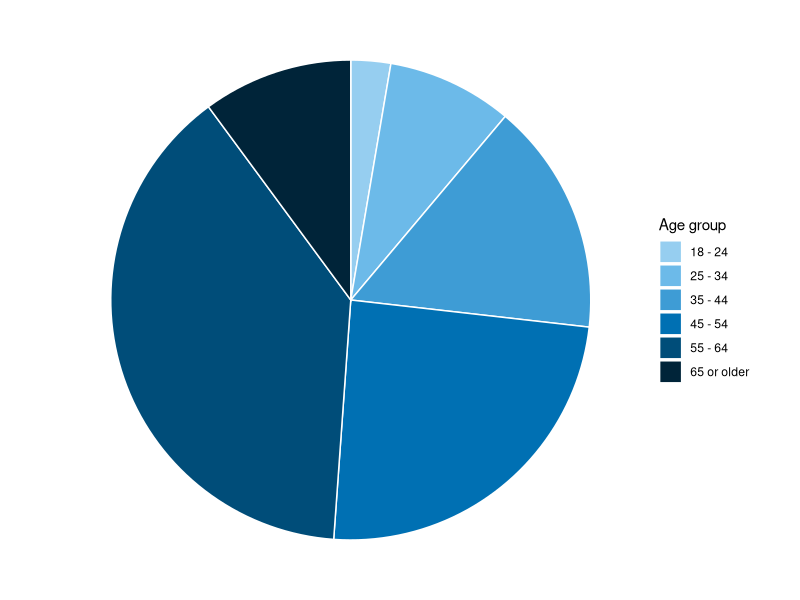

Here is the R script that generated this plot: (Note: this script raises an error after producing the figure.)
library(tidyverse)

# Load data
final_data <- read.csv("Data/data_clean.csv")

anglers <- final_data[,-1]
rownames(anglers) <- final_data[,1]

tac_data <- read.csv("Data/tac_votes.csv")

tac <- tac_data[,-1]
rownames(tac) <- tac_data[,1]


######### * DATA PREPARATION ######### 

### Set factor levels ###

anglers <- anglers %>%
  mutate(LICENSE = factor(LICENSE, levels = c("Saltwater","General","Shoreline","Charter")),
         AGE = factor(AGE, levels = c("18 - 24","25 - 34","35 - 44","45 - 54","55 - 64","65 or older")),
         GENDER = factor(GENDER, levels = c("Male","Female")),
         COUNTY = factor(COUNTY, levels = c("Hillsborough","Manatee","Pasco","Pinellas","Polk","Sarasota","Other")),
         INCOME = factor(INCOME, levels = c("$25,000 or less","$25,001 - $50,000","$50,001 - $75,000","$75,001 - $100,000","$100,000 or more")),
         FREQUENCY = factor(FREQUENCY, levels = c("A few times","About once a month","About once a week","Many times a week")),
         DURATION = factor(DURATION, levels = c("Less than a year","1 - 4 years","5 - 9 years","10 - 19 years","20 years or more")),
         SKILL = factor(SKILL, levels = c("Very poor","Poor","Fair","Good","Excellent")),
         SPECIES_SNOOK = factor(SPECIES_SNOOK, levels = c("Never","Rarely","Sometimes","Often","Always")),
         SPECIES_SEATROUT = factor(SPECIES_SEATROUT, levels = c("Never","Rarely","Sometimes","Often","Always")),
         SPECIES_REDDRUM = factor(SPECIES_REDDRUM, levels = c("Never","Rarely","Sometimes","Often","Always")),
         SPECIES_TARPON = factor(SPECIES_TARPON, levels = c("Never","Rarely","Sometimes","Often","Always")),
         SPECIES_SHEEPSHEAD = factor(SPECIES_SHEEPSHEAD, levels = c("Never","Rarely","Sometimes","Often","Always")),
         SPECIES_SNAPPER = factor(SPECIES_SNAPPER, levels = c("Never","Rarely","Sometimes","Often","Always")),
         SPECIES_GROUPER = factor(SPECIES_GROUPER, levels = c("Never","Rarely","Sometimes","Often","Always")),
         SPECIES_OTHER = factor(SPECIES_OTHER, levels = c("Never","Rarely","Sometimes","Often","Always")),
         HABITAT_SEAGRASS = factor(HABITAT_SEAGRASS, levels = c("Never","Rarely","Sometimes","Often","Always")),
         HABITAT_HARDBTM = factor(HABITAT_HARDBTM, levels = c("Never","Rarely","Sometimes","Often","Always")),
         HABITAT_ARTREEF = factor(HABITAT_ARTREEF, levels = c("Never","Rarely","Sometimes","Often","Always")),
         HABITAT_RIVER = factor(HABITAT_RIVER, levels = c("Never","Rarely","Sometimes","Often","Always")),
         HABITAT_SHORELINE = factor(HABITAT_SHORELINE, levels = c("Never","Rarely","Sometimes","Often","Always")),
         HABITAT_INFRASTR = factor(HABITAT_INFRASTR, levels = c("Never","Rarely","Sometimes","Often","Always")),
         AR_RELIEF = factor(AR_RELIEF, levels = c("Not sure","Low","Moderate","High")),
         AR_SIZE = factor(AR_SIZE, levels = c("Not sure","Small","Medium","Large")),
         AR_DEPTH = factor(AR_DEPTH, levels = c("Not sure","Shallow","Moderate","Deep")),
         AR_COMPLEX = factor(AR_COMPLEX, levels = c("Not sure","Simple","Moderate","Complex")),
         AR_MATERIAL_CONCRETE = factor(AR_MATERIAL_CONCRETE, levels = c("Not sure","Never","Rarely","Sometimes","Often","Always")),
         AR_MATERIAL_PREFAB = factor(AR_MATERIAL_PREFAB, levels = c("Not sure","Never","Rarely","Sometimes","Often","Always")),
         AR_MATERIAL_ROCK = factor(AR_MATERIAL_ROCK, levels = c("Not sure","Never","Rarely","Sometimes","Often","Always")),
         AR_MATERIAL_TIRE = factor(AR_MATERIAL_TIRE, levels = c("Not sure","Never","Rarely","Sometimes","Often","Always")),
         CONCRETE_ATTRACTFISH = factor(CONCRETE_ATTRACTFISH, levels = c("Strongly disagree","Disagree","Somewhat disagree","Somewhat agree","Agree","Strongly agree")),
         CONCRETE_WORSEWQ = factor(CONCRETE_WORSEWQ, levels = c("Strongly disagree","Disagree","Somewhat disagree","Somewhat agree","Agree","Strongly agree")),
         CONCRETE_SEDSTABILIZE = factor(CONCRETE_SEDSTABILIZE, levels = c("Strongly disagree","Disagree","Somewhat disagree","Somewhat agree","Agree","Strongly agree")),
         CONCRETE_DAMAGEHAB = factor(CONCRETE_DAMAGEHAB, levels = c("Strongly disagree","Disagree","Somewhat disagree","Somewhat agree","Agree","Strongly agree")),
         CONCRETE_RESTORETOOL = factor(CONCRETE_RESTORETOOL, levels = c("Strongly disagree","Disagree","Somewhat disagree","Somewhat agree","Agree","Strongly agree")),
         TIRE_ATTRACTFISH = factor(TIRE_ATTRACTFISH, levels = c("Strongly disagree","Disagree","Somewhat disagree","Somewhat agree","Agree","Strongly agree")),
         TIRE_WORSEWQ = factor(TIRE_WORSEWQ, levels = c("Strongly disagree","Disagree","Somewhat disagree","Somewhat agree","Agree","Strongly agree")),
         TIRE_SEDSTABILIZE = factor(TIRE_SEDSTABILIZE, levels = c("Strongly disagree","Disagree","Somewhat disagree","Somewhat agree","Agree","Strongly agree")),
         TIRE_DAMAGEHAB = factor(TIRE_DAMAGEHAB, levels = c("Strongly disagree","Disagree","Somewhat disagree","Somewhat agree","Agree","Strongly agree")),
         TIRE_RESTORETOOL = factor(TIRE_RESTORETOOL, levels = c("Strongly disagree","Disagree","Somewhat disagree","Somewhat agree","Agree","Strongly agree")),
         FUNDING = factor(FUNDING, levels = c("Opposed","Neutral","Supportive")),
         AWARE = factor(AWARE, levels = c("No","Yes"))) %>%
  # Add distinguisher between anglers and TAC members
  mutate(Sample = "Anglers")

# Determine which anglers use tire reefs
anglers <- anglers %>%
  mutate(AR_USER = ifelse(HABITAT_ARTREEF == "Never" | HABITAT_ARTREEF == "Not sure", "Non-user",
                          ifelse(is.na(AR_MATERIAL_TIRE) | AR_MATERIAL_TIRE == "Never" | AR_MATERIAL_TIRE == "Not sure", "Other Reef User", "Tire Reef User"))) %>%
  mutate(AR_USER = factor(AR_USER, levels = c("Non-user","Other Reef User","Tire Reef User")))


######### * SUMMARIES ######### 

AGE <- anglers %>%
  drop_na(AGE) %>%
  group_by(AGE) %>%
  summarise(n = n()) %>%
  mutate(pct = n/sum(n)*100)
plot_AGE <- ggplot(AGE, aes(x = "", y = pct, fill = AGE)) +
  geom_col(color = "white") +
  scale_fill_manual(name = "Age group", values = c("#96CEF0","#6CBAE9","#3E9CD5","#0070B3","#004D79","#002439")) +
  coord_polar(theta = "y", direction = -1) +
  theme_void() +
  theme(
    strip.text = element_text(face = "bold", size = 12))
ggsave(file='C:/Users/bsimm/Dropbox/Tampa Bay Estuary Program/Research/BSS/RESULTS/AGE.svg', plot=plot_AGE, width=175, height=65, units = "mm", bg = "transparent")
write.csv(AGE, file='C:/Users/bsimm/Dropbox/Tampa Bay Estuary Program/Research/BSS/RESULTS/AGE.csv', row.names = FALSE)


GENDER <- anglers %>%
  drop_na(GENDER) %>% 
  group_by(GENDER) %>%
  summarise(n = n()) %>%
  mutate(pct = n/sum(n)*100)
plot_GENDER <- ggplot(GENDER, aes(x = "", y = pct, fill = GENDER)) +
  geom_col(color = "white") +
  scale_fill_manual(name = "Gender", values = c("#004F7E","#02806E")) +
  coord_polar(theta = "y", direction = -1) +
  theme_void() +
  theme(
    strip.text = element_text(face = "bold", size = 12))
ggsave(file='C:/Users/bsimm/Dropbox/Tampa Bay Estuary Program/Research/BSS/RESULTS/GENDER.svg', plot=plot_GENDER, width=175, height=65, units = "mm", bg = "transparent")
write.csv(GENDER, file='C:/Users/bsimm/Dropbox/Tampa Bay Estuary Program/Research/BSS/RESULTS/GENDER.csv', row.names = FALSE)


COUNTY <- anglers %>%
  drop_na(COUNTY) %>% 
  group_by(COUNTY) %>%
  summarise(n = n()) %>%
  mutate(pct = n/sum(n)*100)
plot_COUNTY <- ggplot(COUNTY, aes(x = "", y = pct, fill = COUNTY)) +
  geom_col(color = "white") +
  scale_fill_manual(name = "County", values = c("#02806E","#004F7E","#5C524F","#DC9E00","#962C14","#653682","#000000")) +
  coord_polar(theta = "y", direction = -1) +
  theme_void() +
  theme(
    strip.text = element_text(face = "bold", size = 12))
ggsave(file='C:/Users/bsimm/Dropbox/Tampa Bay Estuary Program/Research/BSS/RESULTS/COUNTY.svg', plot=plot_COUNTY, width=175, height=65, units = "mm", bg = "transparent")
write.csv(COUNTY, file='C:/Users/bsimm/Dropbox/Tampa Bay Estuary Program/Research/BSS/RESULTS/COUNTY.csv', row.names = FALSE)


FREQUENCY <- anglers %>%
  drop_na(FREQUENCY) %>% 
  group_by(FREQUENCY) %>%
  summarise(n = n()) %>%
  mutate(pct = n/sum(n)*100)
plot_FREQUENCY <- ggplot(FREQUENCY, aes(x = "", y = pct, fill = FREQUENCY)) +
  geom_col(color = "white") +
  scale_fill_manual(name = "Annual Fishing Frequency", values = c("#96CEF0","#3E9CD5","#004D79","#002439")) +
  coord_polar(theta = "y", direction = -1) +
  theme_void() +
  theme(
    strip.text = element_text(face = "bold", size = 12))
ggsave(file='C:/Users/bsimm/Dropbox/Tampa Bay Estuary Program/Research/BSS/RESULTS/FREQUENCY.svg', plot=plot_SEASONALITY, width=175, height=65, units = "mm", bg = "transparent")
write.csv(FREQUENCY, file='C:/Users/bsimm/Dropbox/Tampa Bay Estuary Program/Research/BSS/RESULTS/FREQUENCY.csv', row.names = FALSE)


DURATION <- anglers %>%
  drop_na(DURATION) %>%
  group_by(DURATION) %>%
  summarise(n = n()) %>%
  mutate(pct = n/sum(n)*100)
plot_DURATION <- ggplot(DURATION, aes(x = "", y = pct, fill = DURATION)) +
  geom_col(color = "white") +
  scale_fill_manual(name = "Fishing Experience in Tampa Bay", values = c("#96CEF0","#3E9CD5","#0070B3","#004D79","#002439")) +
  coord_polar(theta = "y", direction = -1) +
  theme_void() +
  theme(
    strip.text = element_text(face = "bold", size = 12))
ggsave(file='C:/Users/bsimm/Dropbox/Tampa Bay Estuary Program/Research/BSS/RESULTS/DURATION.svg', plot=plot_DURATION, width=175, height=65, units = "mm", bg = "transparent")
write.csv(DURATION, file='C:/Users/bsimm/Dropbox/Tampa Bay Estuary Program/Research/BSS/RESULTS/DURATION.csv', row.names = FALSE)


SKILL <- anglers %>%
  drop_na(SKILL) %>%
  group_by(SKILL) %>%
  summarise(n = n()) %>%
  mutate(pct = n/sum(n)*100)
plot_SKILL <- ggplot(SKILL, aes(x = "", y = pct, fill = SKILL)) +
  geom_col(color = "white") +
  scale_fill_manual(name = "Skill at Fishing\n(self-assessed)", values = c("#96CEF0","#3E9CD5","#0070B3","#004D79","#002439")) +
  coord_polar(theta = "y", direction = -1) +
  theme_void() +
  theme(
    strip.text = element_text(face = "bold", size = 12))
ggsave(file='C:/Users/bsimm/Dropbox/Tampa Bay Estuary Program/Research/BSS/RESULTS/SKILL.svg', plot=plot_SKILL, width=175, height=65, units = "mm", bg = "transparent")
write.csv(SKILL, file='C:/Users/bsimm/Dropbox/Tampa Bay Estuary Program/Research/BSS/RESULTS/SKILL.csv', row.names = FALSE)


AWARE <- anglers %>%
  drop_na(AWARE) %>% 
  group_by(AWARE) %>%
  summarise(n = n()) %>%
  mutate(pct = n/sum(n)*100)
plot_AWARE <- ggplot(AWARE, aes(x = "", y = pct, fill = AWARE)) +
  geom_col(color = "white") +
  scale_fill_manual(name = "Awareness of Planned Tire Reef\nRemoval by Pinellas County", values = c("#004F7E","#02806E")) +
  coord_polar(theta = "y", direction = -1) +
  theme_void() +
  theme(
    strip.text = element_text(face = "bold", size = 12))
ggsave(file='C:/Users/bsimm/Dropbox/Tampa Bay Estuary Program/Research/BSS/RESULTS/AWARE.svg', plot=plot_AWARE, width=175, height=65, units = "mm", bg = "transparent")
write.csv(AWARE, file='C:/Users/bsimm/Dropbox/Tampa Bay Estuary Program/Research/BSS/RESULTS/AWARE.csv', row.names = FALSE)

FUNDING <- anglers %>%
  drop_na(FUNDING) %>% 
  group_by(FUNDING) %>%
  summarise(n = n()) %>%
  mutate(pct = n/sum(n)*100)
plot_FUNDING <- ggplot(FUNDING, aes(x = "", y = pct, fill = FUNDING)) +
  geom_col(color = "white") +
  scale_fill_manual(name = "Using Public Funds for\nArtificial Reef Management", values = c("#962C14","#DC9E00","#004F7E")) +
  coord_polar(theta = "y", direction = -1) +
  theme_void() +
  theme(
    strip.text = element_text(face = "bold", size = 12))
ggsave(file='C:/Users/bsimm/Dropbox/Tampa Bay Estuary Program/Research/BSS/RESULTS/FUNDING.svg', plot=plot_FUNDING, width=175, height=65, units = "mm", bg = "transparent")
write.csv(FUNDING, file='C:/Users/bsimm/Dropbox/Tampa Bay Estuary Program/Research/BSS/RESULTS/FUNDING.csv', row.names = FALSE)



REASONS <- anglers %>%
  select(REASON_FUN:REASON_OTHER) %>%
  pivot_longer(cols = starts_with("REASON_"),
               names_to = "REASON",
               names_prefix = "REASON_",
               values_to = "SELECTION") %>%
  mutate(REASON = factor(REASON, levels = c("FUN","FOOD","SELL","CHARTER","OTHER"))) %>%
  group_by(REASON) %>%
  summarise(Count = sum(SELECTION == 1, na.rm = TRUE), 
            .groups = "drop") %>%
  mutate(pct = Count/485*100)
plot_REASONS <- ggplot(REASONS, aes(x = REASON, y = pct)) +
  geom_bar(stat="identity", fill = "#5C524F") +
  ylim(0,100) + 
  scale_x_discrete(labels = c(
    "FUN" = "Fishing for\nfun or sport",
    "FOOD" = "Fishing for\ntheir own food",
    "SELL" = "Fishing for\nfood to sell",
    "CHARTER" = "Providing chartered\nfishing trips",
    "OTHER" = "Some other\nreason")) +
  labs(x = "Typical Reason(s) for Fishing", y = "Anglers (%)") +
  theme_classic() +
  theme(axis.title = element_text(face = "bold"),
        axis.title.x = element_text(margin = margin(t = 11)),
        axis.title.y = element_text(margin = margin(r = 9)),
        panel.background = element_rect(fill = "transparent"),
        plot.background = element_rect(fill = "transparent", color = NA),
        legend.background = element_rect(fill = "transparent", color = NA),
        legend.box.background = element_rect(fill = "transparent", color = NA))
ggsave(file='C:/Users/bsimm/Dropbox/Tampa Bay Estuary Program/Research/BSS/RESULTS/REASONS.svg', plot=plot_REASONS, width=170, height=100, units = "mm", bg = "transparent")
write.csv(REASONS, file='C:/Users/bsimm/Dropbox/Tampa Bay Estuary Program/Research/BSS/RESULTS/REASONS.csv', row.names = FALSE)


HABITATS <- anglers %>%
  select(HABITAT_SEAGRASS:HABITAT_INFRASTR) %>%
  pivot_longer(cols = starts_with("HABITAT_"),
               names_to = "HABITAT",
               names_prefix = "HABITAT_",
               values_to = "SELECTION") %>%
  mutate(HABITAT = factor(HABITAT, levels = c("SEAGRASS","HARDBTM","ARTREEF","SHORELINE","RIVER","INFRASTR"))) %>%
  mutate(SELECTION = factor(SELECTION, levels = c("Always","Often","Sometimes","Rarely","Never"))) %>%
  group_by(HABITAT, SELECTION) %>%
  summarise(Count = n()) %>%
  mutate(pct = Count/sum(Count)*100)
plot_HABITATS <- ggplot(HABITATS, aes(x=HABITAT, y=pct, fill=SELECTION)) +
  geom_bar(stat = "identity", position = "stack") +
  geom_col(color = "white") +
  scale_fill_manual(name = "Frequency of Use", values = c("Never" = "#96CEF0",
                                                   "Rarely" = "#3E9CD5",
                                                   "Sometimes" = "#0070B3",
                                                   "Often" = "#004D79",
                                                   "Always" = "#002439")) +
  xlab("Fishing Habitat") +
  ylab("Anglers (%)") +
  scale_x_discrete(labels = c(
    "SEAGRASS" = "Seagrass bed",
    "HARDBTM" = "Natural hard bottom\n(ledge, reef, sponge)",
    "ARTREEF" = "Artificial reef\n(concrete, rock, reef ball)",
    "SHORELINE" = "Natural shoreline\n(beach, mangrove, marsh)",
    "RIVER" = "River or creek",
    "INFRASTR" = "Exposed infrastructure\n(bridge, dock, pier)")) +
  theme_classic() +
  theme(axis.title = element_text(face = "bold"),
        axis.title.x = element_text(margin = margin(t = 11)),
        axis.title.y = element_text(margin = margin(r = 9)),
        panel.background = element_rect(fill = "transparent"),
        plot.background = element_rect(fill = "transparent", color = NA),
        legend.background = element_rect(fill = "transparent", color = NA),
        legend.box.background = element_rect(fill = "transparent", color = NA))
ggsave(file='C:/Users/bsimm/Dropbox/Tampa Bay Estuary Program/Research/BSS/RESULTS/REASONS.svg', plot=plot_REASONS, width=170, height=100, units = "mm", bg = "transparent")
write.csv(REASONS, file='C:/Users/bsimm/Dropbox/Tampa Bay Estuary Program/Research/BSS/RESULTS/REASONS.csv', row.names = FALSE)

REEFS <- anglers %>%
  select(AR_MATERIAL_CONCRETE:AR_MATERIAL_TIRE) %>%
  filter(!is.na(AR_MATERIAL_CONCRETE)) %>%
  pivot_longer(cols = starts_with("AR_MATERIAL_"),
               names_to = "AR_MATERIAL",
               names_prefix = "AR_MATERIAL_",
               values_to = "SELECTION") %>%
  mutate(AR_MATERIAL = factor(AR_MATERIAL, levels = c("ROCK","CONCRETE","PREFAB","TIRE"))) %>%
  mutate(SELECTION = factor(SELECTION, levels = c("Always","Often","Sometimes","Rarely","Never","Not sure"))) %>%
  group_by(AR_MATERIAL, SELECTION) %>%
  summarise(Count = n()) %>%
  mutate(pct = Count/sum(Count)*100)
plot_REEFS <- ggplot(REEFS, aes(x=AR_MATERIAL, y=pct, fill=SELECTION)) +
  geom_bar(stat = "identity", position = "stack") +
  geom_col(color = "white") +
  scale_fill_manual(name = "Frequency of Use", values = c("Not sure" = "#AFAFAF",
                                                          "Never" = "#96CEF0",
                                                          "Rarely" = "#3E9CD5",
                                                          "Sometimes" = "#0070B3",
                                                          "Often" = "#004D79",
                                                          "Always" = "#002439")) +
  xlab("Artificial Reef Material") +
  ylab("Anglers (%)") +
  scale_x_discrete(labels = c(
    "ROCK" = "Rocks",
    "CONCRETE" = "Concrete",
    "PREFAB" = "Prefabricated\n modules",
    "TIRE" = "Tires")) +
  theme_classic() +
  theme(axis.title = element_text(face = "bold"),
        axis.title.x = element_text(margin = margin(t = 11)),
        axis.title.y = element_text(margin = margin(r = 9)),
        panel.background = element_rect(fill = "transparent"),
        plot.background = element_rect(fill = "transparent", color = NA),
        legend.background = element_rect(fill = "transparent", color = NA),
        legend.box.background = element_rect(fill = "transparent", color = NA))
ggsave(file='C:/Users/bsimm/Dropbox/Tampa Bay Estuary Program/Research/BSS/RESULTS/REASONS.svg', plot=plot_REASONS, width=170, height=100, units = "mm", bg = "transparent")
write.csv(REASONS, file='C:/Users/bsimm/Dropbox/Tampa Bay Estuary Program/Research/BSS/RESULTS/REASONS.csv', row.names = FALSE)


AR_USER <- anglers %>%
  drop_na(AR_USER) %>% 
  group_by(AR_USER) %>%
  summarise(n = n()) %>%
  mutate(pct = n/sum(n)*100)
plot_AR_USER <- ggplot(AR_USER, aes(x = "", y = pct, fill = AR_USER)) +
  geom_col(color = "white") +
  scale_fill_manual(name = "Artificial Reef Use", values = c("#5C524F","#004F7E","#02806E")) +
  coord_polar(theta = "y", direction = -1) +
  theme_void() +
  theme(
    strip.text = element_text(face = "bold", size = 12))
ggsave(file='C:/Users/bsimm/Dropbox/Tampa Bay Estuary Program/Research/BSS/RESULTS/AR_USER.svg', plot=plot_AR_USER, width=175, height=65, units = "mm", bg = "transparent")
write.csv(AR_USER, file='C:/Users/bsimm/Dropbox/Tampa Bay Estuary Program/Research/BSS/RESULTS/AR_USER.csv', row.names = FALSE)



######### * TIRE REEF MANAGEMENT ACTIONS ######### 


# Reshape
anglers_long <- anglers %>%
  pivot_longer(cols = starts_with("ACTION_"),
               names_to = "ACTION",
               names_prefix = "ACTION_",
               values_to = "SUPPORT") %>%
  mutate(ACTION = factor(ACTION, levels = c("MONITOR","STABILIZE","COVER","REMOVEPART","REMOVEALL")))

action_means_all <- anglers_long %>%
  group_by(ACTION) %>%
  summarise(
    mean = mean(SUPPORT, na.rm = TRUE),
    sd = sd(SUPPORT, na.rm = TRUE),
    .groups = "drop")
action_means_users <- anglers_long %>%
  group_by(AR_USER, ACTION) %>%
  summarise(
    mean = mean(SUPPORT, na.rm = TRUE),
    sd = sd(SUPPORT, na.rm = TRUE),
    .groups = "drop")


tac_long <- tac %>%
  pivot_longer(cols = starts_with("ACTION_"),
               names_to = "ACTION",
               names_prefix = "ACTION_",
               values_to = "SUPPORT") %>%
  mutate(ACTION = factor(ACTION, levels = c("MONITOR","STABILIZE","COVER","REMOVEPART","REMOVEALL")))

action_means_tac <- tac_long %>%
  group_by(ACTION) %>%
  summarise(
    mean = mean(SUPPORT, na.rm = TRUE),
    sd = sd(SUPPORT, na.rm = TRUE),
    .groups = "drop")


merged_long <- bind_rows(anglers_long %>% select(Sample, ACTION, SUPPORT), tac_long %>% select(Sample, ACTION, SUPPORT))


#write.csv(action_means, file='C:/Users/bsimm/Dropbox/Tampa Bay Estuary Program/Research/Angler Preferences/Results/action_means.csv', row.names = FALSE)

# Boxplots (All)
ggplot(anglers_long, aes(x = ACTION, y = SUPPORT)) +
  geom_rect(aes(xmin = -Inf, xmax = Inf, ymin = 4, ymax = 6),inherit.aes = FALSE,fill = "grey90",alpha = 0.1) +
  geom_boxplot(width = 0.7, outlier.shape = NA, fill = "#5C524F", color = "#5C524F", alpha = 0.6) +  # hide outliers for cleaner look
  geom_hline(yintercept = 5, linetype = "solid", color = "black") +
  scale_y_continuous(limits = c(0, 10), breaks = seq(0, 10, by = 2)) +
  scale_x_discrete(labels = c(
    "MONITOR" = "No action,\njust monitor",
    "STABILIZE" = "Stabilize\nperimeter",
    "COVER" = "Cover with\nrock or concrete",
    "REMOVEPART" = "Remove some\nof the tires",
    "REMOVEALL" = "Remove all\nof the tires")) +
  labs(x = "Proposed Management Action", y = "Level of Support") +
  theme_classic() +
  theme(axis.title = element_text(face = "bold"),
        axis.title.x = element_text(margin = margin(t = 11)),
        axis.title.y = element_text(margin = margin(r = 9)),
        panel.background = element_rect(fill = "transparent"),
        plot.background = element_rect(fill = "transparent", color = NA),
        legend.background = element_rect(fill = "transparent", color = NA),
        legend.box.background = element_rect(fill = "transparent", color = NA))
# Boxplots (TAC)
ggplot(tac_long, aes(x = ACTION, y = SUPPORT)) +
  #geom_rect(aes(xmin = -Inf, xmax = Inf, ymin = 4.5, ymax = 6.5),inherit.aes = FALSE,fill = "grey90",alpha = 0.1) +
  geom_boxplot(width = 0.7, outlier.shape = NA, fill = "#5C524F", color = "#5C524F", alpha = 0.6) +  # hide outliers for cleaner look
  #geom_hline(yintercept = 5.5, linetype = "solid", color = "black") +
  scale_y_continuous(limits = c(1, 10), breaks = seq(1, 10, by = 1)) +
  scale_x_discrete(labels = c(
    "MONITOR" = "No action,\njust monitor",
    "STABILIZE" = "Stabilize\nperimeter",
    "COVER" = "Cover with\nrock or concrete",
    "REMOVEPART" = "Remove some\nof the tires",
    "REMOVEALL" = "Remove all\nof the tires")) +
  labs(x = "Proposed Management Action", y = "Level of Support") +
  theme_classic() +
  theme(axis.title = element_text(face = "bold"),
        axis.title.x = element_text(margin = margin(t = 11)),
        axis.title.y = element_text(margin = margin(r = 9)),
        panel.background = element_rect(fill = "transparent"),
        plot.background = element_rect(fill = "transparent", color = NA),
        legend.background = element_rect(fill = "transparent", color = NA),
        legend.box.background = element_rect(fill = "transparent", color = NA))
# Boxplots (By Sample)
ggplot(merged_long, aes(x = ACTION, y = SUPPORT, fill = Sample, color = Sample)) +
  geom_rect(aes(xmin = -Inf, xmax = Inf, ymin = 4, ymax = 6),inherit.aes = FALSE,fill = "grey90",alpha = 0.1) +
  geom_boxplot(width = 0.7, outlier.shape = NA, alpha = 0.6) +  # hide outliers for cleaner look
  geom_hline(yintercept = 5, linetype = "solid", color = "black") +
  scale_fill_manual(name = "Sample", values = c("#004F7E", "#5C524F")) +
  scale_color_manual(name = "Sample", values = c("#004F7E", "#5C524F")) +
  scale_y_continuous(limits = c(0, 10), breaks = seq(0, 10, by = 2)) +
  scale_x_discrete(labels = c(
    "MONITOR" = "No action,\njust monitor",
    "STABILIZE" = "Stabilize\nperimeter",
    "COVER" = "Cover with\nrock or concrete",
    "REMOVEPART" = "Remove some\nof the tires",
    "REMOVEALL" = "Remove all\nof the tires")) +
  labs(x = "Proposed Management Action", y = "Level of Support") +
  theme_classic() +
  theme(axis.title = element_text(face = "bold"),
        axis.title.x = element_text(margin = margin(t = 11)),
        axis.title.y = element_text(margin = margin(r = 9)),
        panel.background = element_rect(fill = "transparent"),
        plot.background = element_rect(fill = "transparent", color = NA),
        legend.background = element_rect(fill = "transparent", color = NA),
        legend.box.background = element_rect(fill = "transparent", color = NA))
# Boxplots (By Users)
ggplot(anglers_long, aes(x = ACTION, y = SUPPORT, fill = AR_USER, color = AR_USER)) +
  geom_rect(aes(xmin = -Inf, xmax = Inf, ymin = 4, ymax = 6),inherit.aes = FALSE,fill = "grey90",alpha = 0.1) +
  geom_boxplot(width = 0.7, outlier.shape = NA, alpha = 0.6) +  # hide outliers for cleaner look
  geom_hline(yintercept = 5, linetype = "solid", color = "black") +
  scale_fill_manual(name = "Artificial Reef Use", values = c("#5C524F", "#004F7E", "#00806E")) +
  scale_color_manual(name = "Artificial Reef Use", values = c("#5C524F", "#004F7E", "#00806E")) +
  scale_y_continuous(limits = c(0, 10), breaks = seq(0, 10, by = 2)) +
  scale_x_discrete(labels = c(
    "MONITOR" = "No action,\njust monitor",
    "STABILIZE" = "Stabilize\nperimeter",
    "COVER" = "Cover with\nrock or concrete",
    "REMOVEPART" = "Remove some\nof the tires",
    "REMOVEALL" = "Remove all\nof the tires")) +
  labs(x = "Proposed Management Action", y = "Level of Support") +
  theme_classic() +
  theme(axis.title = element_text(face = "bold"),
        axis.title.x = element_text(margin = margin(t = 11)),
        axis.title.y = element_text(margin = margin(r = 9)),
        panel.background = element_rect(fill = "transparent"),
        plot.background = element_rect(fill = "transparent", color = NA),
        legend.background = element_rect(fill = "transparent", color = NA),
        legend.box.background = element_rect(fill = "transparent", color = NA))
# Boxplots (By Funding Support)
ggplot(anglers_long, aes(x = ACTION, y = SUPPORT, fill = FUNDING, color = FUNDING)) +
  geom_rect(aes(xmin = -Inf, xmax = Inf, ymin = 4, ymax = 6),inherit.aes = FALSE,fill = "grey90",alpha = 0.1) +
  geom_boxplot(width = 0.7, outlier.shape = NA, alpha = 0.6) +  # hide outliers for cleaner look
  geom_hline(yintercept = 5, linetype = "solid", color = "black") +
  scale_fill_manual(name = "Use of Public Funds for\nArtificial Reef Management", values = c("#962C14", "#DC9E00", "#004F7E")) +
  scale_color_manual(name = "Use of Public Funds for\nArtificial Reef Management", values = c("#962C14", "#DC9E00", "#004F7E")) +
  scale_y_continuous(limits = c(0, 10), breaks = seq(0, 10, by = 2)) +
  scale_x_discrete(labels = c(
    "MONITOR" = "No action,\njust monitor",
    "STABILIZE" = "Stabilize\nperimeter",
    "COVER" = "Cover with\nrock or concrete",
    "REMOVEPART" = "Remove some\nof the tires",
    "REMOVEALL" = "Remove all\nof the tires")) +
  labs(x = "Proposed Management Action", y = "Level of Support") +
  theme_classic() +
  theme(axis.title = element_text(face = "bold"),
        axis.title.x = element_text(margin = margin(t = 11)),
        axis.title.y = element_text(margin = margin(r = 9)),
        panel.background = element_rect(fill = "transparent"),
        plot.background = element_rect(fill = "transparent", color = NA),
        legend.background = element_rect(fill = "transparent", color = NA),
        legend.box.background = element_rect(fill = "transparent", color = NA))
# Boxplots (By Frequency)
ggplot(anglers_long, aes(x = ACTION, y = SUPPORT, fill = FREQUENCY, color = FREQUENCY)) +
  geom_rect(aes(xmin = -Inf, xmax = Inf, ymin = 4, ymax = 6),inherit.aes = FALSE,fill = "grey90",alpha = 0.1) +
  geom_boxplot(width = 0.7, outlier.shape = NA, alpha = 0.6) +  # hide outliers for cleaner look
  geom_hline(yintercept = 5, linetype = "solid", color = "black") +
  scale_fill_manual(name = "Annual Fishing Frequency", values = c("#96CEF0", "#3E9CD5", "#004D79","#002439")) +
  scale_color_manual(name = "Annual Fishing Frequency", values = c("#96CEF0", "#3E9CD5", "#004D79","#002439")) +
  scale_y_continuous(limits = c(0, 10), breaks = seq(0, 10, by = 2)) +
  scale_x_discrete(labels = c(
    "MONITOR" = "No action,\njust monitor",
    "STABILIZE" = "Stabilize\nperimeter",
    "COVER" = "Cover with\nrock or concrete",
    "REMOVEPART" = "Remove some\nof the tires",
    "REMOVEALL" = "Remove all\nof the tires")) +
  labs(x = "Proposed Management Action", y = "Level of Support") +
  theme_classic() +
  theme(axis.title = element_text(face = "bold"),
        axis.title.x = element_text(margin = margin(t = 11)),
        axis.title.y = element_text(margin = margin(r = 9)),
        panel.background = element_rect(fill = "transparent"),
        plot.background = element_rect(fill = "transparent", color = NA),
        legend.background = element_rect(fill = "transparent", color = NA),
        legend.box.background = element_rect(fill = "transparent", color = NA))
# Boxplots (By Duration)
ggplot(anglers_long %>%
         # Reclassify groups
         mutate(DURATION = as.character(DURATION)) %>%
         mutate(DURATIONred = ifelse(is.na(DURATION), NA,
                                     ifelse(DURATION == "Less than a year", "Less than 5 years",
                                            ifelse(DURATION == "1 - 4 years", "Less than 5 years", DURATION)))) %>%
         mutate(DURATIONred = factor(DURATIONred, levels = c("Less than 5 years","5 - 9 years","10 - 19 years","20 years or more"))), 
       aes(x = ACTION, y = SUPPORT, fill = DURATIONred, color = DURATIONred)) +
  geom_rect(aes(xmin = -Inf, xmax = Inf, ymin = 4, ymax = 6),inherit.aes = FALSE,fill = "grey90",alpha = 0.1) +
  geom_boxplot(width = 0.7, outlier.shape = NA, alpha = 0.6) +  # hide outliers for cleaner look
  geom_hline(yintercept = 5, linetype = "solid", color = "black") +
  scale_fill_manual(name = "Fishing Experience", values = c("#96CEF0", "#3E9CD5", "#004D79","#002439")) +
  scale_color_manual(name = "Fishing Experience", values = c("#96CEF0", "#3E9CD5", "#004D79","#002439")) +
  scale_y_continuous(limits = c(0, 10), breaks = seq(0, 10, by = 2)) +
  scale_x_discrete(labels = c(
    "MONITOR" = "No action,\njust monitor",
    "STABILIZE" = "Stabilize\nperimeter",
    "COVER" = "Cover with\nrock or concrete",
    "REMOVEPART" = "Remove some\nof the tires",
    "REMOVEALL" = "Remove all\nof the tires")) +
  labs(x = "Proposed Management Action", y = "Level of Support") +
  theme_classic() +
  theme(axis.title = element_text(face = "bold"),
        axis.title.x = element_text(margin = margin(t = 11)),
        axis.title.y = element_text(margin = margin(r = 9)),
        panel.background = element_rect(fill = "transparent"),
        plot.background = element_rect(fill = "transparent", color = NA),
        legend.background = element_rect(fill = "transparent", color = NA),
        legend.box.background = element_rect(fill = "transparent", color = NA))
#ggsave(file='C:/Users/bsimm/Dropbox/Tampa Bay Estuary Program/Research/BSS/RESULTS/SHORE_DESIRE.svg', plot=plot_SHORE_DESIRE, width=200, height=125, units = "mm", bg = "transparent")


######### * SPATIAL DISTRIBUTION ######### 

### MAP ANGLER PRESENCE ###

# Identify Support/Opposition of Complete Tire Removal
anglers <- anglers %>%
  mutate(REMOVEALL_CAT = ifelse(ACTION_REMOVEALL <= 4, "Oppose",
                                 ifelse(ACTION_REMOVEALL >= 6, "Support", "Neutral")))

# Reshape
zones_long <- anglers %>%
  pivot_longer(cols = starts_with("ZONE_"),
               names_to = "ZONE",
               names_prefix = "ZONE_",
               values_to = "PRESENCE") %>%
  mutate(ZONE = as.integer(ZONE))

# All anglers (n = 485)
zones <- zones_long %>%
  group_by(ZONE) %>%
  summarise(
    anglers = sum(PRESENCE)) %>%
  mutate(pct = round(anglers/485*100, digits = 0))

# Artificial reef anglers (n = 402)
zones_AR <- zones_long %>%
  filter(AR_USER != "Non-user") %>%
  group_by(ZONE) %>%
  summarise(
    AR_anglers = sum(PRESENCE)) %>%
  mutate(AR_pct = round(AR_anglers/402*100, digits = 0))

# Tire reef anglers (n = 71)
zones_tire <- zones_long %>%
  filter(AR_USER == "Tire Reef User") %>%
  group_by(ZONE) %>%
  summarise(
    tire_anglers = sum(PRESENCE)) %>%
  mutate(tire_pct = round(tire_anglers/71*100, digits = 0))

# Complete Removal Opposition (n = 130)
zones_oppose <- zones_long %>%
  filter(REMOVEALL_CAT == "Oppose") %>%
  group_by(ZONE) %>%
  summarise(
    oppose_anglers = sum(PRESENCE)) %>%
  mutate(oppose_pct = round(oppose_anglers/130*100, digits = 0))

# Complete Removal Support (n = 263)
zones_support <- zones_long %>%
  filter(REMOVEALL_CAT == "Support") %>%
  group_by(ZONE) %>%
  summarise(
    support_anglers = sum(PRESENCE)) %>%
  mutate(support_pct = round(support_anglers/263*100, digits = 0))

# Combine
zones <- zones %>%
  left_join(zones_AR, by = "ZONE") %>%
  left_join(zones_tire, by = "ZONE") %>%
  left_join(zones_support, by = "ZONE") %>%
  left_join(zones_oppose, by = "ZONE") %>%
  mutate(pct_group = ifelse(pct < 10, 1,
                            ifelse(pct >= 10 & pct < 20, 2,
                                   ifelse(pct >= 20 & pct < 30, 3,
                                          ifelse(pct >= 30 & pct < 40, 4,
                                                 ifelse(pct >= 40 & pct < 50, 5,
                                                        ifelse(pct >= 50 & pct < 60, 6, 7)))))),
         tire_pct_group = ifelse(tire_pct < 10, 1,
                            ifelse(tire_pct >= 10 & tire_pct < 20, 2,
                                   ifelse(tire_pct >= 20 & tire_pct < 30, 3,
                                          ifelse(tire_pct >= 30 & tire_pct < 40, 4,
                                                 ifelse(tire_pct >= 40 & tire_pct < 50, 5,
                                                        ifelse(tire_pct >= 50 & tire_pct < 60, 6, 7)))))),
         support_pct_group = ifelse(support_pct < 10, 1,
                                 ifelse(support_pct >= 10 & support_pct < 20, 2,
                                        ifelse(support_pct >= 20 & support_pct < 30, 3,
                                               ifelse(support_pct >= 30 & support_pct < 40, 4,
                                                      ifelse(support_pct >= 40 & support_pct < 50, 5,
                                                             ifelse(support_pct >= 50 & support_pct < 60, 6, 7)))))),
         oppose_pct_group = ifelse(oppose_pct < 10, 1,
                                 ifelse(oppose_pct >= 10 & oppose_pct < 20, 2,
                                        ifelse(oppose_pct >= 20 & oppose_pct < 30, 3,
                                               ifelse(oppose_pct >= 30 & oppose_pct < 40, 4,
                                                      ifelse(oppose_pct >= 40 & oppose_pct < 50, 5,
                                                             ifelse(oppose_pct >= 50 & oppose_pct < 60, 6, 7)))))))
         
write.csv(zones, file='C:/Users/bsimm/Dropbox/Tampa Bay Estuary Program/Research/Angler Preferences/Results/zones.csv', row.names = FALSE)


### MAP SUPPORT FOR COMPLETE REMOVAL ###

# Keep only zones that a person selected
zones_present <- zones_long %>%
  filter(PRESENCE == 1)

# Calculate average support for complete removal by zone
zone_means_all <- zones_present %>%
  group_by(ZONE) %>%
  summarise(
    median = median(ACTION_REMOVEALL, na.rm = TRUE),
    mean = mean(ACTION_REMOVEALL, na.rm = TRUE),
    sd = sd(ACTION_REMOVEALL, na.rm = TRUE),
    .groups = "drop")

write.csv(zone_means_all, file='C:/Users/bsimm/Dropbox/Tampa Bay Estuary Program/Research/Angler Preferences/Results/zones_medians.csv', row.names = FALSE)


zone_means_allpart <- zones_present %>%
  group_by(ZONE) %>%
  summarise(
    median = median(ACTION_REMOVEPART, na.rm = TRUE),
    mean = mean(ACTION_REMOVEPART, na.rm = TRUE),
    sd = sd(ACTION_REMOVEPART, na.rm = TRUE),
    .groups = "drop")


zone_means_allstabilize <- zones_present %>%
  group_by(ZONE) %>%
  summarise(
    median = median(ACTION_STABILIZE, na.rm = TRUE),
    mean = mean(ACTION_STABILIZE, na.rm = TRUE),
    sd = sd(ACTION_STABILIZE, na.rm = TRUE),
    .groups = "drop")



######### * PERCEPTIONS OF TIRE REEFS ######### 

PERCEPTIONS_TIRES <- anglers %>%
  select(TIRE_ATTRACTFISH:TIRE_RESTORETOOL) %>%
  pivot_longer(cols = starts_with("TIRE_"),
               names_to = "ASPECT",
               names_prefix = "TIRE_",
               values_to = "AGREEMENT") %>%
  group_by(ASPECT, AGREEMENT) %>%
  summarise(n = n()) %>%
  mutate(pct = n/sum(n)*100)  %>%
  mutate(ASPECT = factor(ASPECT, levels = c("WORSEWQ","DAMAGEHAB","ATTRACTFISH","SEDSTABILIZE","RESTORETOOL")),
         AGREEMENT = factor(AGREEMENT, levels = c("Strongly agree","Agree","Somewhat agree","Somewhat disagree","Disagree","Strongly disagree")))
plot_PERCEPTIONS_TIRES <- ggplot(PERCEPTIONS_TIRES, aes(x=ASPECT, y=pct, fill=AGREEMENT)) +
  geom_bar(stat = "identity", position = "stack") +
  geom_col(color = "white") +
  scale_fill_manual(name = "Agreement", values = c("Strongly disagree" = "#983E12",
                               "Disagree" = "#D7632B",
                               "Somewhat disagree" = "#FFA67C",
                               "Somewhat agree" = "#7CACFF",
                               "Agree" = "#466EB4",
                               "Strongly agree" = "#244276")) +
  xlab("Perception of Tire Reefs") +
  ylab("Anglers (%)") +
  scale_x_discrete(labels = c(
    "RESTORETOOL" = "... are useful for\nrestoring habitats\n(Positive)",
    "SEDSTABILIZE" = "... stabilize sediments,\nprevent erosion\n(Positive)",
    "ATTRACTFISH" = "... attract a lot of\ndesirable fish\n(Positive)",
    "DAMAGEHAB" = "... damage natural\nhabitats\n(Negative)",
    "WORSEWQ" = "... worsen water\nquality\n(Negative)")) +
  #coord_flip() +
  theme_classic() +
  theme(axis.title = element_text(face = "bold"),
        axis.title.x = element_text(margin = margin(t = 11)),
        axis.title.y = element_text(margin = margin(r = 9)),
        panel.background = element_rect(fill = "transparent"),
        plot.background = element_rect(fill = "transparent", color = NA),
        legend.background = element_rect(fill = "transparent", color = NA),
        legend.box.background = element_rect(fill = "transparent", color = NA))
ggsave(file='C:/Users/bsimm/Dropbox/Tampa Bay Estuary Program/Research/BSS/RESULTS/PERCEPTIONS_TIRES.svg', plot=plot_PERCEPTIONS_TIRES, width=175, height=75, units = "mm", bg = "transparent")
write.csv(PERCEPTIONS_TIRES, file='C:/Users/bsimm/Dropbox/Tampa Bay Estuary Program/Research/BSS/RESULTS/PERCEPTIONS_TIRES.csv', row.names = FALSE)

PERCEPTIONS_CONCRETE <- anglers %>%
  select(CONCRETE_ATTRACTFISH:CONCRETE_RESTORETOOL) %>%
  pivot_longer(cols = starts_with("CONCRETE_"),
               names_to = "ASPECT",
               names_prefix = "CONCRETE_",
               values_to = "AGREEMENT") %>%
  group_by(ASPECT, AGREEMENT) %>%
  summarise(n = n()) %>%
  mutate(pct = n/sum(n)*100)  %>%
  mutate(ASPECT = factor(ASPECT, levels = c("WORSEWQ","DAMAGEHAB","ATTRACTFISH","SEDSTABILIZE","RESTORETOOL")),
         AGREEMENT = factor(AGREEMENT, levels = c("Strongly agree","Agree","Somewhat agree","Somewhat disagree","Disagree","Strongly disagree")))
plot_PERCEPTIONS_CONCRETE <- ggplot(PERCEPTIONS_CONCRETE, aes(x=ASPECT, y=pct, fill=AGREEMENT)) +
  geom_bar(stat = "identity", position = "stack") +
  geom_col(color = "white") +
  scale_fill_manual(name = "Agreement", values = c("Strongly disagree" = "#983E12",
                                                   "Disagree" = "#D7632B",
                                                   "Somewhat disagree" = "#FFA67C",
                                                   "Somewhat agree" = "#7CACFF",
                                                   "Agree" = "#466EB4",
                                                   "Strongly agree" = "#244276")) +
  xlab("Perception of Concrete Reefs") +
  ylab("Anglers (%)") +
  scale_x_discrete(labels = c(
    "RESTORETOOL" = "... are useful for\nrestoring habitats\n(Positive)",
    "SEDSTABILIZE" = "... stabilize sediments,\nprevent erosion\n(Positive)",
    "ATTRACTFISH" = "... attract a lot of\ndesirable fish\n(Positive)",
    "DAMAGEHAB" = "... damage natural\nhabitats\n(Negative)",
    "WORSEWQ" = "... worsen water\nquality\n(Negative)")) +
  #coord_flip() +
  theme_classic() +
  theme(axis.title = element_text(face = "bold"),
        axis.title.x = element_text(margin = margin(t = 11)),
        axis.title.y = element_text(margin = margin(r = 9)),
        panel.background = element_rect(fill = "transparent"),
        plot.background = element_rect(fill = "transparent", color = NA),
        legend.background = element_rect(fill = "transparent", color = NA),
        legend.box.background = element_rect(fill = "transparent", color = NA))
ggsave(file='C:/Users/bsimm/Dropbox/Tampa Bay Estuary Program/Research/BSS/RESULTS/PERCEPTIONS_CONCRETE.svg', plot=plot_PERCEPTIONS_CONCRETE, width=175, height=75, units = "mm", bg = "transparent")
write.csv(PERCEPTIONS_CONCRETE, file='C:/Users/bsimm/Dropbox/Tampa Bay Estuary Program/Research/BSS/RESULTS/PERCEPTIONS_CONCRETE.csv', row.names = FALSE)
